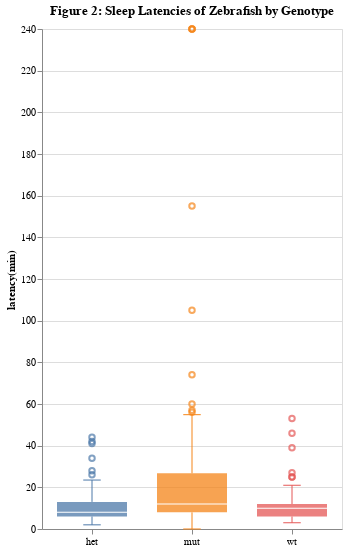

Source (notebook cell):
### Code cell
# Whisker Plot
altcat.catplot(data=latency_list,
               title = 'Figure 2: Sleep Latencies of Zebrafish by Genotype',
               height = 500,
               width = 300,
              encoding=dict(x=alt.X('genotype:N', title = None),
                           y = 'latency(min):Q',
                           color = alt.Color('genotype:N', legend = None)),
              transform='box'
              ).configure_bar(
                    fillOpacity=0.75
            ).configure_axisX(
                labelAngle=0
)

### Figure 1 — Vega-Lite specification as saved in the notebook (floating-point values rounded to 4 significant figures)
{"$schema": "https://vega.github.io/schema/vega-lite/v3.4.0.json", "config": {"axisX": {"labelAngle": 0}, "bar": {"fillOpacity": 0.75}, "mark": {"tooltip": null}, "view": {"height": 300, "width": 400}}, "datasets": {"data-11475d83ba44c159d43b48c11e194ddc": [{"bottom": 6, "bottom_whisker": 2, "genotype": "het", "middle": 8, "top": 13, "top_whisker": 23.5}, {"bottom": 8, "bottom_whisker": 0, "genotype": "mut", "middle": 12, "top": 26.75, "top_whisker": 54.88}, {"bottom": 6, "bottom_whisker": 3, "genotype": "wt", "middle": 10, "top": 12, "top_whisker": 21}], "data-fc9c4df9fefd1baeaa329aa5440ec332": [{"genotype": "het", "latency(min)": 41}, {"genotype": "het", "latency(min)": 42}, {"genotype": "het", "latency(min)": 26}, {"genotype": "het", "latency(min)": 34}, {"genotype": "het", "latency(min)": 28}, {"genotype": "het", "latency(min)": 44}, {"genotype": "mut", "latency(min)": 74}, {"genotype": "mut", "latency(min)": 60}, {"genotype": "mut", "latency(min)": 240}, {"genotype": "mut", "latency(min)": 57}, {"genotype": "mut", "latency(min)": 240}, {"genotype": "mut", "latency(min)": 240}, {"genotype": "mut", "latency(min)": 155}, {"genotype": "mut", "latency(min)": 56}, {"genotype": "mut", "latency(min)": 105}, {"genotype": "wt", "latency(min)": 25}, {"genotype": "wt", "latency(min)": 25}, {"genotype": "wt", "latency(min)": 53}, {"genotype": "wt", "latency(min)": 39}, {"genotype": "wt", "latency(min)": 27}, {"genotype": "wt", "latency(min)": 46}]}, "layer": [{"data": {"name": "data-11475d83ba44c159d43b48c11e194ddc"}, "encoding": {"color": {"field": "genotype", "legend": null, "scale": {}, "type": "nominal"}, "x": {"field": "genotype", "scale": {}, "title": null, "type": "nominal"}, "y": {"field": "bottom_whisker", "title": "latency(min)", "type": "quantitative"}, "y2": {"field": "bottom"}}, "height": 500, "mark": {"type": "rule"}, "title": "Figure 2: Sleep Latencies of Zebrafish by Genotype", "width": 300}, {"data": {"name": "data-11475d83ba44c159d43b48c11e194ddc"}, "encoding": {"color": {"field": "genotype", "legend": null, "scale": {}, "type": "nominal"}, "x": {"field": "genotype", "scale": {}, "title": null, "type": "nominal"}, "y": {"field": "top", "title": "latency(min)", "type": "quantitative"}, "y2": {"field": "top_whisker"}}, "height": 500, "mark": {"type": "rule"}, "title": "Figure 2: Sleep Latencies of Zebrafish by Genotype", "width": 300}, {"data": {"name": "data-11475d83ba44c159d43b48c11e194ddc"}, "encoding": {"color": {"field": "genotype", "legend": null, "scale": {}, "type": "nominal"}, "x": {"field": "genotype", "scale": {}, "title": null, "type": "nominal"}, "y": {"field": "bottom", "title": "latency(min)", "type": "quantitative"}, "y2": {"field": "top"}}, "height": 500, "mark": {"size": 70, "type": "bar"}, "title": "Figure 2: Sleep Latencies of Zebrafish by Genotype", "width": 300}, {"data": {"name": "data-11475d83ba44c159d43b48c11e194ddc"}, "encoding": {"x": {"field": "genotype", "scale": {}, "title": null, "type": "nominal"}, "y": {"field": "middle", "title": "latency(min)", "type": "quantitative"}}, "height": 500, "mark": {"color": "white", "opacity": 1, "size": 70, "type": "tick"}, "title": "Figure 2: Sleep Latencies of Zebrafish by Genotype", "width": 300}, {"data": {"name": "data-fc9c4df9fefd1baeaa329aa5440ec332"}, "encoding": {"color": {"field": "genotype", "legend": null, "scale": {}, "type": "nominal"}, "x": {"field": "genotype", "scale": {}, "title": null, "type": "nominal"}, "y": {"field": "latency(min)", "title": "latency(min)", "type": "quantitative"}}, "height": 500, "mark": {"type": "point"}, "title": "Figure 2: Sleep Latencies of Zebrafish by Genotype", "width": 300}, {"data": {"name": "data-11475d83ba44c159d43b48c11e194ddc"}, "encoding": {"color": {"field": "genotype", "legend": null, "scale": {}, "type": "nominal"}, "x": {"field": "genotype", "scale": {}, "title": null, "type": "nominal"}, "y": {"field": "bottom_whisker", "title": "latency(min)", "type": "quantitative"}}, "height": 500, "mark": {"opacity": 1, "size": 17.5, "type": "tick"}, "title": "Figure 2: Sleep Latencies of Zebrafish by Genotype", "width": 300}, {"data": {"name": "data-11475d83ba44c159d43b48c11e194ddc"}, "encoding": {"color": {"field": "genotype", "legend": null, "scale": {}, "type": "nominal"}, "x": {"field": "genotype", "scale": {}, "title": null, "type": "nominal"}, "y": {"field": "top_whisker", "title": "latency(min)", "type": "quantitative"}}, "height": 500, "mark": {"opacity": 1, "size": 17.5, "type": "tick"}, "title": "Figure 2: Sleep Latencies of Zebrafish by Genotype", "width": 300}]}
